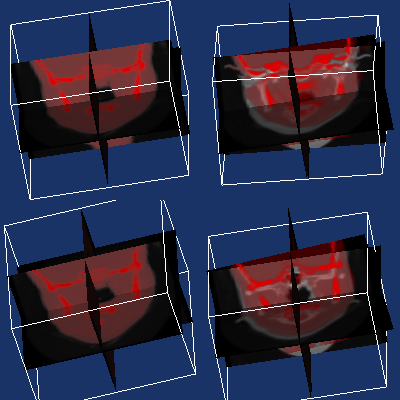

Write Python code to recreate this figure.
#!/usr/bin/env python

# Test vtkImageStack for image layering with checkerboard and lookup table overlays.

import vtkmodules.vtkInteractionStyle  # noqa: F401
import vtkmodules.vtkRenderingOpenGL2  # noqa: F401

import os

from vtkmodules.vtkCommonCore import vtkLookupTable
from vtkmodules.vtkFiltersModeling import vtkOutlineFilter
from vtkmodules.vtkIOImage import vtkImageReader2
from vtkmodules.vtkRenderingCore import (
    vtkActor,
    vtkDataSetMapper,
    vtkImageProperty,
    vtkImageSlice,
    vtkImageSliceMapper,
    vtkRenderWindow,
    vtkRenderWindowInteractor,
    vtkRenderer,
)
from vtkmodules.vtkRenderingImage import (
    vtkImageResliceMapper,
    vtkImageStack,
)

data_dir = os.environ.get("VPE_DATA_DIR", os.path.dirname(os.path.abspath(__file__)))

# Read headsq data
reader = vtkImageReader2()
reader.SetDataByteOrderToLittleEndian()
reader.SetDataExtent(0, 63, 0, 63, 1, 93)
reader.SetDataSpacing(3.2, 3.2, 1.5)
reader.SetFilePrefix(os.path.join(data_dir, "headsq", "quarter"))
reader.Update()

# Red lookup table with alpha ramp
lookup_table = vtkLookupTable()
lookup_table.SetValueRange(0.0, 1.0)
lookup_table.SetSaturationRange(1.0, 1.0)
lookup_table.SetHueRange(0.0, 0.0)
lookup_table.SetAlphaRange(0.0, 1.0)
lookup_table.SetRampToLinear()
lookup_table.Build()

# --- Viewport 0: vtkImageSliceMapper, checkerboard overlay ---

base_property_0 = vtkImageProperty()
base_property_0.SetColorWindow(2000)
base_property_0.SetColorLevel(1000)
base_property_0.SetAmbient(0.0)
base_property_0.SetDiffuse(1.0)
base_property_0.SetInterpolationTypeToLinear()
base_property_0.SetLayerNumber(0)

overlay_property_0 = vtkImageProperty()
overlay_property_0.SetColorWindow(2000)
overlay_property_0.SetColorLevel(1000)
overlay_property_0.SetAmbient(0.0)
overlay_property_0.SetDiffuse(1.0)
overlay_property_0.SetLookupTable(lookup_table)
overlay_property_0.SetInterpolationTypeToLinear()
overlay_property_0.SetLayerNumber(1)
overlay_property_0.BackingOn()
overlay_property_0.CheckerboardOn()
overlay_property_0.SetCheckerboardSpacing(25.0, 25.0)

# Slice X
base_mapper_0_x = vtkImageSliceMapper()
base_mapper_0_x.SetInputConnection(reader.GetOutputPort())
base_mapper_0_x.SliceAtFocalPointOn()
base_mapper_0_x.BorderOn()
base_mapper_0_x.SetOrientation(0)

overlay_mapper_0_x = vtkImageSliceMapper()
overlay_mapper_0_x.SetInputConnection(reader.GetOutputPort())
overlay_mapper_0_x.SliceAtFocalPointOn()
overlay_mapper_0_x.BorderOn()
overlay_mapper_0_x.SetOrientation(0)

base_image_0_x = vtkImageSlice()
base_image_0_x.SetProperty(base_property_0)
base_image_0_x.SetMapper(base_mapper_0_x)

overlay_image_0_x = vtkImageSlice()
overlay_image_0_x.SetProperty(overlay_property_0)
overlay_image_0_x.SetMapper(overlay_mapper_0_x)

stack_0_x = vtkImageStack()
stack_0_x.AddImage(overlay_image_0_x)
stack_0_x.AddImage(base_image_0_x)
stack_0_x.SetActiveLayer(1)
stack_0_x.RotateY(-5)
stack_0_x.RotateX(-10)

outline_filter_0_x = vtkOutlineFilter()
outline_filter_0_x.SetInputConnection(reader.GetOutputPort())

outline_mapper_0_x = vtkDataSetMapper()
outline_mapper_0_x.SetInputConnection(outline_filter_0_x.GetOutputPort())

outline_actor_0_x = vtkActor()
outline_actor_0_x.SetMapper(outline_mapper_0_x)
outline_actor_0_x.RotateY(-5)
outline_actor_0_x.RotateX(-10)

# Slice Y
base_mapper_0_y = vtkImageSliceMapper()
base_mapper_0_y.SetInputConnection(reader.GetOutputPort())
base_mapper_0_y.SliceAtFocalPointOn()
base_mapper_0_y.BorderOn()
base_mapper_0_y.SetOrientation(1)

overlay_mapper_0_y = vtkImageSliceMapper()
overlay_mapper_0_y.SetInputConnection(reader.GetOutputPort())
overlay_mapper_0_y.SliceAtFocalPointOn()
overlay_mapper_0_y.BorderOn()
overlay_mapper_0_y.SetOrientation(1)

base_image_0_y = vtkImageSlice()
base_image_0_y.SetProperty(base_property_0)
base_image_0_y.SetMapper(base_mapper_0_y)

overlay_image_0_y = vtkImageSlice()
overlay_image_0_y.SetProperty(overlay_property_0)
overlay_image_0_y.SetMapper(overlay_mapper_0_y)

stack_0_y = vtkImageStack()
stack_0_y.AddImage(overlay_image_0_y)
stack_0_y.AddImage(base_image_0_y)
stack_0_y.SetActiveLayer(1)
stack_0_y.RotateY(-5)
stack_0_y.RotateX(-10)

outline_filter_0_y = vtkOutlineFilter()
outline_filter_0_y.SetInputConnection(reader.GetOutputPort())

outline_mapper_0_y = vtkDataSetMapper()
outline_mapper_0_y.SetInputConnection(outline_filter_0_y.GetOutputPort())

outline_actor_0_y = vtkActor()
outline_actor_0_y.SetMapper(outline_mapper_0_y)
outline_actor_0_y.RotateY(-5)
outline_actor_0_y.RotateX(-10)

# Slice Z
base_mapper_0_z = vtkImageSliceMapper()
base_mapper_0_z.SetInputConnection(reader.GetOutputPort())
base_mapper_0_z.SliceAtFocalPointOn()
base_mapper_0_z.BorderOn()
base_mapper_0_z.SetOrientation(2)

overlay_mapper_0_z = vtkImageSliceMapper()
overlay_mapper_0_z.SetInputConnection(reader.GetOutputPort())
overlay_mapper_0_z.SliceAtFocalPointOn()
overlay_mapper_0_z.BorderOn()
overlay_mapper_0_z.SetOrientation(2)

base_image_0_z = vtkImageSlice()
base_image_0_z.SetProperty(base_property_0)
base_image_0_z.SetMapper(base_mapper_0_z)

overlay_image_0_z = vtkImageSlice()
overlay_image_0_z.SetProperty(overlay_property_0)
overlay_image_0_z.SetMapper(overlay_mapper_0_z)

stack_0_z = vtkImageStack()
stack_0_z.AddImage(overlay_image_0_z)
stack_0_z.AddImage(base_image_0_z)
stack_0_z.SetActiveLayer(1)
stack_0_z.RotateY(-5)
stack_0_z.RotateX(-10)

outline_filter_0_z = vtkOutlineFilter()
outline_filter_0_z.SetInputConnection(reader.GetOutputPort())

outline_mapper_0_z = vtkDataSetMapper()
outline_mapper_0_z.SetInputConnection(outline_filter_0_z.GetOutputPort())

outline_actor_0_z = vtkActor()
outline_actor_0_z.SetMapper(outline_mapper_0_z)
outline_actor_0_z.RotateY(-5)
outline_actor_0_z.RotateX(-10)

# --- Viewport 1: vtkImageResliceMapper, checkerboard overlay ---

base_property_1 = vtkImageProperty()
base_property_1.SetColorWindow(2000)
base_property_1.SetColorLevel(1000)
base_property_1.SetAmbient(0.0)
base_property_1.SetDiffuse(1.0)
base_property_1.SetInterpolationTypeToLinear()
base_property_1.SetLayerNumber(0)

overlay_property_1 = vtkImageProperty()
overlay_property_1.SetColorWindow(2000)
overlay_property_1.SetColorLevel(1000)
overlay_property_1.SetAmbient(0.0)
overlay_property_1.SetDiffuse(1.0)
overlay_property_1.SetLookupTable(lookup_table)
overlay_property_1.SetInterpolationTypeToLinear()
overlay_property_1.SetLayerNumber(1)
overlay_property_1.BackingOn()
overlay_property_1.CheckerboardOn()
overlay_property_1.SetCheckerboardSpacing(25.0, 25.0)

# Slice X
base_reslice_mapper_1_x = vtkImageResliceMapper()
base_reslice_mapper_1_x.SetInputConnection(reader.GetOutputPort())
base_reslice_mapper_1_x.SliceAtFocalPointOn()
base_reslice_mapper_1_x.BorderOn()
base_reslice_mapper_1_x.GetSlicePlane().SetNormal(1.0, 0.0, 0.0)

overlay_reslice_mapper_1_x = vtkImageResliceMapper()
overlay_reslice_mapper_1_x.SetInputConnection(reader.GetOutputPort())
overlay_reslice_mapper_1_x.SliceAtFocalPointOn()
overlay_reslice_mapper_1_x.BorderOn()
overlay_reslice_mapper_1_x.GetSlicePlane().SetNormal(1.0, 0.0, 0.0)

base_image_1_x = vtkImageSlice()
base_image_1_x.SetProperty(base_property_1)
base_image_1_x.SetMapper(base_reslice_mapper_1_x)
base_image_1_x.RotateX(10)
base_image_1_x.RotateY(5)

overlay_image_1_x = vtkImageSlice()
overlay_image_1_x.SetProperty(overlay_property_1)
overlay_image_1_x.SetMapper(overlay_reslice_mapper_1_x)

stack_1_x = vtkImageStack()
stack_1_x.AddImage(overlay_image_1_x)
stack_1_x.AddImage(base_image_1_x)
stack_1_x.SetActiveLayer(1)
stack_1_x.RotateY(-5)
stack_1_x.RotateX(-10)

outline_filter_1_x = vtkOutlineFilter()
outline_filter_1_x.SetInputConnection(reader.GetOutputPort())

outline_mapper_1_x = vtkDataSetMapper()
outline_mapper_1_x.SetInputConnection(outline_filter_1_x.GetOutputPort())

outline_actor_1_x = vtkActor()
outline_actor_1_x.SetMapper(outline_mapper_1_x)
outline_actor_1_x.RotateX(10)
outline_actor_1_x.RotateY(5)
outline_actor_1_x.RotateY(-5)
outline_actor_1_x.RotateX(-10)

# Slice Y
base_reslice_mapper_1_y = vtkImageResliceMapper()
base_reslice_mapper_1_y.SetInputConnection(reader.GetOutputPort())
base_reslice_mapper_1_y.SliceAtFocalPointOn()
base_reslice_mapper_1_y.BorderOn()
base_reslice_mapper_1_y.GetSlicePlane().SetNormal(0.0, 1.0, 0.0)

overlay_reslice_mapper_1_y = vtkImageResliceMapper()
overlay_reslice_mapper_1_y.SetInputConnection(reader.GetOutputPort())
overlay_reslice_mapper_1_y.SliceAtFocalPointOn()
overlay_reslice_mapper_1_y.BorderOn()
overlay_reslice_mapper_1_y.GetSlicePlane().SetNormal(0.0, 1.0, 0.0)

base_image_1_y = vtkImageSlice()
base_image_1_y.SetProperty(base_property_1)
base_image_1_y.SetMapper(base_reslice_mapper_1_y)
base_image_1_y.RotateX(10)
base_image_1_y.RotateY(5)

overlay_image_1_y = vtkImageSlice()
overlay_image_1_y.SetProperty(overlay_property_1)
overlay_image_1_y.SetMapper(overlay_reslice_mapper_1_y)

stack_1_y = vtkImageStack()
stack_1_y.AddImage(overlay_image_1_y)
stack_1_y.AddImage(base_image_1_y)
stack_1_y.SetActiveLayer(1)
stack_1_y.RotateY(-5)
stack_1_y.RotateX(-10)

outline_filter_1_y = vtkOutlineFilter()
outline_filter_1_y.SetInputConnection(reader.GetOutputPort())

outline_mapper_1_y = vtkDataSetMapper()
outline_mapper_1_y.SetInputConnection(outline_filter_1_y.GetOutputPort())

outline_actor_1_y = vtkActor()
outline_actor_1_y.SetMapper(outline_mapper_1_y)
outline_actor_1_y.RotateX(10)
outline_actor_1_y.RotateY(5)
outline_actor_1_y.RotateY(-5)
outline_actor_1_y.RotateX(-10)

# Slice Z
base_reslice_mapper_1_z = vtkImageResliceMapper()
base_reslice_mapper_1_z.SetInputConnection(reader.GetOutputPort())
base_reslice_mapper_1_z.SliceAtFocalPointOn()
base_reslice_mapper_1_z.BorderOn()
base_reslice_mapper_1_z.GetSlicePlane().SetNormal(0.0, 0.0, 1.0)

overlay_reslice_mapper_1_z = vtkImageResliceMapper()
overlay_reslice_mapper_1_z.SetInputConnection(reader.GetOutputPort())
overlay_reslice_mapper_1_z.SliceAtFocalPointOn()
overlay_reslice_mapper_1_z.BorderOn()
overlay_reslice_mapper_1_z.GetSlicePlane().SetNormal(0.0, 0.0, 1.0)

base_image_1_z = vtkImageSlice()
base_image_1_z.SetProperty(base_property_1)
base_image_1_z.SetMapper(base_reslice_mapper_1_z)
base_image_1_z.RotateX(10)
base_image_1_z.RotateY(5)

overlay_image_1_z = vtkImageSlice()
overlay_image_1_z.SetProperty(overlay_property_1)
overlay_image_1_z.SetMapper(overlay_reslice_mapper_1_z)

stack_1_z = vtkImageStack()
stack_1_z.AddImage(overlay_image_1_z)
stack_1_z.AddImage(base_image_1_z)
stack_1_z.SetActiveLayer(1)
stack_1_z.RotateY(-5)
stack_1_z.RotateX(-10)

outline_filter_1_z = vtkOutlineFilter()
outline_filter_1_z.SetInputConnection(reader.GetOutputPort())

outline_mapper_1_z = vtkDataSetMapper()
outline_mapper_1_z.SetInputConnection(outline_filter_1_z.GetOutputPort())

outline_actor_1_z = vtkActor()
outline_actor_1_z.SetMapper(outline_mapper_1_z)
outline_actor_1_z.RotateX(10)
outline_actor_1_z.RotateY(5)
outline_actor_1_z.RotateY(-5)
outline_actor_1_z.RotateX(-10)

# --- Viewport 2: vtkImageSliceMapper, no checkerboard ---

base_property_2 = vtkImageProperty()
base_property_2.SetColorWindow(2000)
base_property_2.SetColorLevel(1000)
base_property_2.SetAmbient(0.0)
base_property_2.SetDiffuse(1.0)
base_property_2.SetInterpolationTypeToLinear()
base_property_2.SetLayerNumber(0)

overlay_property_2 = vtkImageProperty()
overlay_property_2.SetColorWindow(2000)
overlay_property_2.SetColorLevel(1000)
overlay_property_2.SetAmbient(0.0)
overlay_property_2.SetDiffuse(1.0)
overlay_property_2.SetLookupTable(lookup_table)
overlay_property_2.SetInterpolationTypeToLinear()
overlay_property_2.SetLayerNumber(1)
overlay_property_2.BackingOn()

# Slice X
base_mapper_2_x = vtkImageSliceMapper()
base_mapper_2_x.SetInputConnection(reader.GetOutputPort())
base_mapper_2_x.SliceAtFocalPointOn()
base_mapper_2_x.BorderOn()
base_mapper_2_x.SetOrientation(0)

overlay_mapper_2_x = vtkImageSliceMapper()
overlay_mapper_2_x.SetInputConnection(reader.GetOutputPort())
overlay_mapper_2_x.SliceAtFocalPointOn()
overlay_mapper_2_x.BorderOn()
overlay_mapper_2_x.SetOrientation(0)

base_image_2_x = vtkImageSlice()
base_image_2_x.SetProperty(base_property_2)
base_image_2_x.SetMapper(base_mapper_2_x)

overlay_image_2_x = vtkImageSlice()
overlay_image_2_x.SetProperty(overlay_property_2)
overlay_image_2_x.SetMapper(overlay_mapper_2_x)

stack_2_x = vtkImageStack()
stack_2_x.AddImage(overlay_image_2_x)
stack_2_x.AddImage(base_image_2_x)
stack_2_x.SetActiveLayer(1)

outline_filter_2_x = vtkOutlineFilter()
outline_filter_2_x.SetInputConnection(reader.GetOutputPort())

outline_mapper_2_x = vtkDataSetMapper()
outline_mapper_2_x.SetInputConnection(outline_filter_2_x.GetOutputPort())

outline_actor_2_x = vtkActor()
outline_actor_2_x.SetMapper(outline_mapper_2_x)

# Slice Y
base_mapper_2_y = vtkImageSliceMapper()
base_mapper_2_y.SetInputConnection(reader.GetOutputPort())
base_mapper_2_y.SliceAtFocalPointOn()
base_mapper_2_y.BorderOn()
base_mapper_2_y.SetOrientation(1)

overlay_mapper_2_y = vtkImageSliceMapper()
overlay_mapper_2_y.SetInputConnection(reader.GetOutputPort())
overlay_mapper_2_y.SliceAtFocalPointOn()
overlay_mapper_2_y.BorderOn()
overlay_mapper_2_y.SetOrientation(1)

base_image_2_y = vtkImageSlice()
base_image_2_y.SetProperty(base_property_2)
base_image_2_y.SetMapper(base_mapper_2_y)

overlay_image_2_y = vtkImageSlice()
overlay_image_2_y.SetProperty(overlay_property_2)
overlay_image_2_y.SetMapper(overlay_mapper_2_y)

stack_2_y = vtkImageStack()
stack_2_y.AddImage(overlay_image_2_y)
stack_2_y.AddImage(base_image_2_y)
stack_2_y.SetActiveLayer(1)

outline_filter_2_y = vtkOutlineFilter()
outline_filter_2_y.SetInputConnection(reader.GetOutputPort())

outline_mapper_2_y = vtkDataSetMapper()
outline_mapper_2_y.SetInputConnection(outline_filter_2_y.GetOutputPort())

outline_actor_2_y = vtkActor()
outline_actor_2_y.SetMapper(outline_mapper_2_y)

# Slice Z
base_mapper_2_z = vtkImageSliceMapper()
base_mapper_2_z.SetInputConnection(reader.GetOutputPort())
base_mapper_2_z.SliceAtFocalPointOn()
base_mapper_2_z.BorderOn()
base_mapper_2_z.SetOrientation(2)

overlay_mapper_2_z = vtkImageSliceMapper()
overlay_mapper_2_z.SetInputConnection(reader.GetOutputPort())
overlay_mapper_2_z.SliceAtFocalPointOn()
overlay_mapper_2_z.BorderOn()
overlay_mapper_2_z.SetOrientation(2)

base_image_2_z = vtkImageSlice()
base_image_2_z.SetProperty(base_property_2)
base_image_2_z.SetMapper(base_mapper_2_z)

overlay_image_2_z = vtkImageSlice()
overlay_image_2_z.SetProperty(overlay_property_2)
overlay_image_2_z.SetMapper(overlay_mapper_2_z)

stack_2_z = vtkImageStack()
stack_2_z.AddImage(overlay_image_2_z)
stack_2_z.AddImage(base_image_2_z)
stack_2_z.SetActiveLayer(1)

outline_filter_2_z = vtkOutlineFilter()
outline_filter_2_z.SetInputConnection(reader.GetOutputPort())

outline_mapper_2_z = vtkDataSetMapper()
outline_mapper_2_z.SetInputConnection(outline_filter_2_z.GetOutputPort())

outline_actor_2_z = vtkActor()
outline_actor_2_z.SetMapper(outline_mapper_2_z)

# --- Viewport 3: vtkImageResliceMapper, no checkerboard ---

base_property_3 = vtkImageProperty()
base_property_3.SetColorWindow(2000)
base_property_3.SetColorLevel(1000)
base_property_3.SetAmbient(0.0)
base_property_3.SetDiffuse(1.0)
base_property_3.SetInterpolationTypeToLinear()
base_property_3.SetLayerNumber(0)

overlay_property_3 = vtkImageProperty()
overlay_property_3.SetColorWindow(2000)
overlay_property_3.SetColorLevel(1000)
overlay_property_3.SetAmbient(0.0)
overlay_property_3.SetDiffuse(1.0)
overlay_property_3.SetLookupTable(lookup_table)
overlay_property_3.SetInterpolationTypeToLinear()
overlay_property_3.SetLayerNumber(1)
overlay_property_3.BackingOn()

# Slice X
base_reslice_mapper_3_x = vtkImageResliceMapper()
base_reslice_mapper_3_x.SetInputConnection(reader.GetOutputPort())
base_reslice_mapper_3_x.SliceAtFocalPointOn()
base_reslice_mapper_3_x.BorderOn()
base_reslice_mapper_3_x.GetSlicePlane().SetNormal(1.0, 0.0, 0.0)

overlay_reslice_mapper_3_x = vtkImageResliceMapper()
overlay_reslice_mapper_3_x.SetInputConnection(reader.GetOutputPort())
overlay_reslice_mapper_3_x.SliceAtFocalPointOn()
overlay_reslice_mapper_3_x.BorderOn()
overlay_reslice_mapper_3_x.GetSlicePlane().SetNormal(1.0, 0.0, 0.0)

base_image_3_x = vtkImageSlice()
base_image_3_x.SetProperty(base_property_3)
base_image_3_x.SetMapper(base_reslice_mapper_3_x)
base_image_3_x.RotateX(10)
base_image_3_x.RotateY(5)

overlay_image_3_x = vtkImageSlice()
overlay_image_3_x.SetProperty(overlay_property_3)
overlay_image_3_x.SetMapper(overlay_reslice_mapper_3_x)

stack_3_x = vtkImageStack()
stack_3_x.AddImage(overlay_image_3_x)
stack_3_x.AddImage(base_image_3_x)
stack_3_x.SetActiveLayer(1)

outline_filter_3_x = vtkOutlineFilter()
outline_filter_3_x.SetInputConnection(reader.GetOutputPort())

outline_mapper_3_x = vtkDataSetMapper()
outline_mapper_3_x.SetInputConnection(outline_filter_3_x.GetOutputPort())

outline_actor_3_x = vtkActor()
outline_actor_3_x.SetMapper(outline_mapper_3_x)
outline_actor_3_x.RotateX(10)
outline_actor_3_x.RotateY(5)

# Slice Y
base_reslice_mapper_3_y = vtkImageResliceMapper()
base_reslice_mapper_3_y.SetInputConnection(reader.GetOutputPort())
base_reslice_mapper_3_y.SliceAtFocalPointOn()
base_reslice_mapper_3_y.BorderOn()
base_reslice_mapper_3_y.GetSlicePlane().SetNormal(0.0, 1.0, 0.0)

overlay_reslice_mapper_3_y = vtkImageResliceMapper()
overlay_reslice_mapper_3_y.SetInputConnection(reader.GetOutputPort())
overlay_reslice_mapper_3_y.SliceAtFocalPointOn()
overlay_reslice_mapper_3_y.BorderOn()
overlay_reslice_mapper_3_y.GetSlicePlane().SetNormal(0.0, 1.0, 0.0)

base_image_3_y = vtkImageSlice()
base_image_3_y.SetProperty(base_property_3)
base_image_3_y.SetMapper(base_reslice_mapper_3_y)
base_image_3_y.RotateX(10)
base_image_3_y.RotateY(5)

overlay_image_3_y = vtkImageSlice()
overlay_image_3_y.SetProperty(overlay_property_3)
overlay_image_3_y.SetMapper(overlay_reslice_mapper_3_y)

stack_3_y = vtkImageStack()
stack_3_y.AddImage(overlay_image_3_y)
stack_3_y.AddImage(base_image_3_y)
stack_3_y.SetActiveLayer(1)

outline_filter_3_y = vtkOutlineFilter()
outline_filter_3_y.SetInputConnection(reader.GetOutputPort())

outline_mapper_3_y = vtkDataSetMapper()
outline_mapper_3_y.SetInputConnection(outline_filter_3_y.GetOutputPort())

outline_actor_3_y = vtkActor()
outline_actor_3_y.SetMapper(outline_mapper_3_y)
outline_actor_3_y.RotateX(10)
outline_actor_3_y.RotateY(5)

# Slice Z
base_reslice_mapper_3_z = vtkImageResliceMapper()
base_reslice_mapper_3_z.SetInputConnection(reader.GetOutputPort())
base_reslice_mapper_3_z.SliceAtFocalPointOn()
base_reslice_mapper_3_z.BorderOn()
base_reslice_mapper_3_z.GetSlicePlane().SetNormal(0.0, 0.0, 1.0)

overlay_reslice_mapper_3_z = vtkImageResliceMapper()
overlay_reslice_mapper_3_z.SetInputConnection(reader.GetOutputPort())
overlay_reslice_mapper_3_z.SliceAtFocalPointOn()
overlay_reslice_mapper_3_z.BorderOn()
overlay_reslice_mapper_3_z.GetSlicePlane().SetNormal(0.0, 0.0, 1.0)

base_image_3_z = vtkImageSlice()
base_image_3_z.SetProperty(base_property_3)
base_image_3_z.SetMapper(base_reslice_mapper_3_z)
base_image_3_z.RotateX(10)
base_image_3_z.RotateY(5)

overlay_image_3_z = vtkImageSlice()
overlay_image_3_z.SetProperty(overlay_property_3)
overlay_image_3_z.SetMapper(overlay_reslice_mapper_3_z)

stack_3_z = vtkImageStack()
stack_3_z.AddImage(overlay_image_3_z)
stack_3_z.AddImage(base_image_3_z)
stack_3_z.SetActiveLayer(1)

outline_filter_3_z = vtkOutlineFilter()
outline_filter_3_z.SetInputConnection(reader.GetOutputPort())

outline_mapper_3_z = vtkDataSetMapper()
outline_mapper_3_z.SetInputConnection(outline_filter_3_z.GetOutputPort())

outline_actor_3_z = vtkActor()
outline_actor_3_z.SetMapper(outline_mapper_3_z)
outline_actor_3_z.RotateX(10)
outline_actor_3_z.RotateY(5)

# Renderers
renderer_0 = vtkRenderer()
renderer_0.SetBackground(0.1, 0.2, 0.4)
renderer_0.SetViewport(0.0, 0.0, 0.5, 0.5)
renderer_0.AddViewProp(stack_0_x)
renderer_0.AddViewProp(outline_actor_0_x)
renderer_0.AddViewProp(stack_0_y)
renderer_0.AddViewProp(outline_actor_0_y)
renderer_0.AddViewProp(stack_0_z)
renderer_0.AddViewProp(outline_actor_0_z)

renderer_1 = vtkRenderer()
renderer_1.SetBackground(0.1, 0.2, 0.4)
renderer_1.SetViewport(0.5, 0.0, 1.0, 0.5)
renderer_1.AddViewProp(stack_1_x)
renderer_1.AddViewProp(outline_actor_1_x)
renderer_1.AddViewProp(stack_1_y)
renderer_1.AddViewProp(outline_actor_1_y)
renderer_1.AddViewProp(stack_1_z)
renderer_1.AddViewProp(outline_actor_1_z)

renderer_2 = vtkRenderer()
renderer_2.SetBackground(0.1, 0.2, 0.4)
renderer_2.SetViewport(0.0, 0.5, 0.5, 1.0)
renderer_2.AddViewProp(stack_2_x)
renderer_2.AddViewProp(outline_actor_2_x)
renderer_2.AddViewProp(stack_2_y)
renderer_2.AddViewProp(outline_actor_2_y)
renderer_2.AddViewProp(stack_2_z)
renderer_2.AddViewProp(outline_actor_2_z)

renderer_3 = vtkRenderer()
renderer_3.SetBackground(0.1, 0.2, 0.4)
renderer_3.SetViewport(0.5, 0.5, 1.0, 1.0)
renderer_3.AddViewProp(stack_3_x)
renderer_3.AddViewProp(outline_actor_3_x)
renderer_3.AddViewProp(stack_3_y)
renderer_3.AddViewProp(outline_actor_3_y)
renderer_3.AddViewProp(stack_3_z)
renderer_3.AddViewProp(outline_actor_3_z)

# Render window
render_window = vtkRenderWindow()
render_window.SetMultiSamples(0)
render_window.SetSize(400, 400)
render_window.AddRenderer(renderer_0)
render_window.AddRenderer(renderer_1)
render_window.AddRenderer(renderer_2)
render_window.AddRenderer(renderer_3)
render_window.SetWindowName("stack")

# Scene
camera_0 = renderer_0.GetActiveCamera()
camera_0.ParallelProjectionOn()
camera_0.Azimuth(10)
camera_0.Elevation(-120)
renderer_0.ResetCamera()
camera_0.Dolly(1.2)
camera_0.SetParallelScale(125)

camera_1 = renderer_1.GetActiveCamera()
camera_1.ParallelProjectionOn()
camera_1.Azimuth(10)
camera_1.Elevation(-120)
renderer_1.ResetCamera()
camera_1.Dolly(1.2)
camera_1.SetParallelScale(125)

camera_2 = renderer_2.GetActiveCamera()
camera_2.ParallelProjectionOn()
camera_2.Azimuth(10)
camera_2.Elevation(-120)
renderer_2.ResetCamera()
camera_2.Dolly(1.2)
camera_2.SetParallelScale(125)

camera_3 = renderer_3.GetActiveCamera()
camera_3.ParallelProjectionOn()
camera_3.Azimuth(10)
camera_3.Elevation(-120)
renderer_3.ResetCamera()
camera_3.Dolly(1.2)
camera_3.SetParallelScale(125)

# Interactor
interactor = vtkRenderWindowInteractor()
interactor.SetRenderWindow(render_window)

interactor.Initialize()
interactor.Start()
